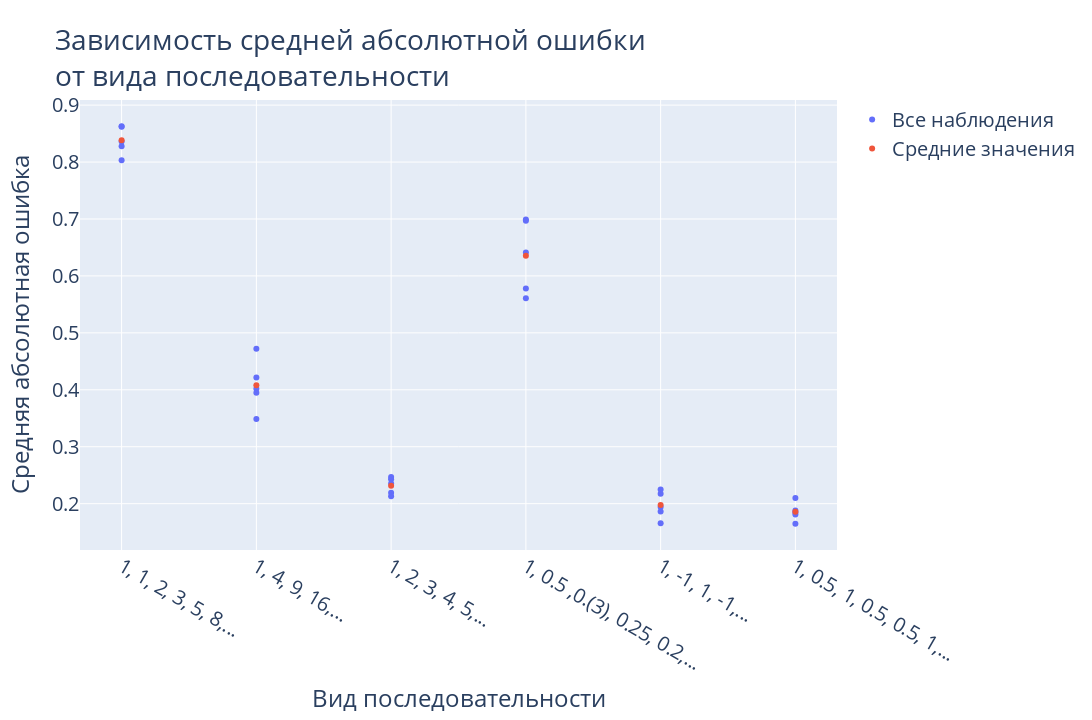

The cell this chart's notebook holds for it:
### Code cell
# Построение графика
fig = go.Figure()
fig.add_trace(
    go.Scatter(x=all_sequences, y=all_mapes, name="Все наблюдения", mode="markers")
)
fig.add_trace(
    go.Scatter(x=list(sequence_generators.keys()), y=mapes_mean, name="Средние значения", mode="markers")
)
fig.update_layout(
    title="Зависимость средней абсолютной ошибки<br>от вида последовательности",
    font=dict(size=20),
    xaxis=dict(title="Вид последовательности"),
    yaxis=dict(title="Средняя абсолютная ошибка"),
    width=1280,
    height=720
)
fig.show()

### Figure 1 — Plotly figure (JSON) as saved in the notebook; plotly's stock layout.template omitted (floating-point values rounded to 4 significant figures)
{"data": [{"mode": "markers", "name": "Все наблюдения", "type": "scatter", "x": ["1, 1, 2, 3, 5, 8,...", "1, 1, 2, 3, 5, 8,...", "1, 1, 2, 3, 5, 8,...", "1, 1, 2, 3, 5, 8,...", "1, 1, 2, 3, 5, 8,...", "1, 4, 9, 16,...", "1, 4, 9, 16,...", "1, 4, 9, 16,...", "1, 4, 9, 16,...", "1, 4, 9, 16,...", "1, 2, 3, 4, 5,...", "1, 2, 3, 4, 5,...", "1, 2, 3, 4, 5,...", "1, 2, 3, 4, 5,...", "1, 2, 3, 4, 5,...", "1, 0.5 ,0.(3), 0.25, 0.2,...", "1, 0.5 ,0.(3), 0.25, 0.2,...", "1, 0.5 ,0.(3), 0.25, 0.2,...", "1, 0.5 ,0.(3), 0.25, 0.2,...", "1, 0.5 ,0.(3), 0.25, 0.2,...", "1, -1, 1, -1,...", "1, -1, 1, -1,...", "1, -1, 1, -1,...", "1, -1, 1, -1,...", "1, -1, 1, -1,...", "1, 0.5, 1, 0.5, 0.5, 1,...", "1, 0.5, 1, 0.5, 0.5, 1,...", "1, 0.5, 1, 0.5, 0.5, 1,...", "1, 0.5, 1, 0.5, 0.5, 1,...", "1, 0.5, 1, 0.5, 0.5, 1,..."], "y": [0.8622, 0.8276, 0.8361, 0.8629, 0.8031, 0.4723, 0.3487, 0.4019, 0.4215, 0.395, 0.2192, 0.2471, 0.2132, 0.243, 0.2355, 0.5608, 0.6412, 0.5781, 0.697, 0.6993, 0.2174, 0.225, 0.1942, 0.1658, 0.1861, 0.1845, 0.21, 0.188, 0.1808, 0.1647]}, {"mode": "markers", "name": "Средние значения", "type": "scatter", "x": ["1, 1, 2, 3, 5, 8,...", "1, 4, 9, 16,...", "1, 2, 3, 4, 5,...", "1, 0.5 ,0.(3), 0.25, 0.2,...", "1, -1, 1, -1,...", "1, 0.5, 1, 0.5, 0.5, 1,..."], "y": [0.8384, 0.4078, 0.2316, 0.6353, 0.1977, 0.1856]}], "layout": {"font": {"size": 20}, "height": 720, "title": {"text": "Зависимость средней абсолютной ошибки<br>от вида последовательности"}, "width": 1280, "xaxis": {"title": {"text": "Вид последовательности"}}, "yaxis": {"title": {"text": "Средняя абсолютная ошибка"}}}}
